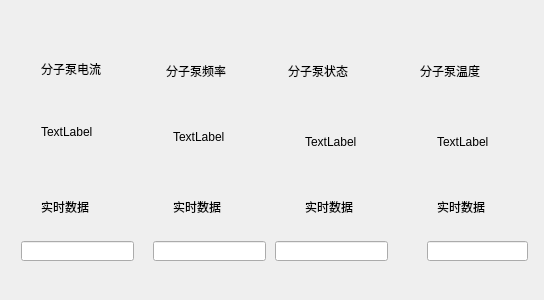
<?xml version="1.0" encoding="UTF-8"?>
<ui version="4.0">
 <class>test3Dialog</class>
 <widget class="QDialog" name="test3Dialog">
  <property name="geometry">
   <rect>
    <x>0</x>
    <y>0</y>
    <width>544</width>
    <height>300</height>
   </rect>
  </property>
  <property name="windowTitle">
   <string>分子泵</string>
  </property>
  <property name="windowIcon">
   <iconset resource="errordetection.qrc">
    <normaloff>:/images/images/timg.jpeg</normaloff>:/images/images/timg.jpeg</iconset>
  </property>
  <layout class="QGridLayout" name="gridLayout">
   <item row="0" column="0">
    <widget class="QWidget" name="widget" native="true">
     <widget class="QLabel" name="label_7">
      <property name="geometry">
       <rect>
        <x>30</x>
        <y>50</y>
        <width>81</width>
        <height>16</height>
       </rect>
      </property>
      <property name="text">
       <string>分子泵电流</string>
      </property>
     </widget>
     <widget class="QLabel" name="label_test31">
      <property name="geometry">
       <rect>
        <x>30</x>
        <y>90</y>
        <width>54</width>
        <height>61</height>
       </rect>
      </property>
      <property name="text">
       <string>TextLabel</string>
      </property>
     </widget>
     <widget class="QLabel" name="label_9">
      <property name="geometry">
       <rect>
        <x>30</x>
        <y>190</y>
        <width>54</width>
        <height>12</height>
       </rect>
      </property>
      <property name="text">
       <string>实时数据</string>
      </property>
     </widget>
     <widget class="QLineEdit" name="lineEdit_test31">
      <property name="geometry">
       <rect>
        <x>10</x>
        <y>230</y>
        <width>113</width>
        <height>20</height>
       </rect>
      </property>
      <property name="alignment">
       <set>Qt::AlignCenter</set>
      </property>
     </widget>
    </widget>
   </item>
   <item row="0" column="1">
    <widget class="QWidget" name="widget_2" native="true">
     <widget class="QLabel" name="label_10">
      <property name="geometry">
       <rect>
        <x>23</x>
        <y>50</y>
        <width>61</width>
        <height>20</height>
       </rect>
      </property>
      <property name="text">
       <string>分子泵频率</string>
      </property>
     </widget>
     <widget class="QLabel" name="label_test32">
      <property name="geometry">
       <rect>
        <x>30</x>
        <y>100</y>
        <width>54</width>
        <height>51</height>
       </rect>
      </property>
      <property name="text">
       <string>TextLabel</string>
      </property>
     </widget>
     <widget class="QLabel" name="label_18">
      <property name="geometry">
       <rect>
        <x>30</x>
        <y>190</y>
        <width>54</width>
        <height>12</height>
       </rect>
      </property>
      <property name="text">
       <string>实时数据</string>
      </property>
     </widget>
     <widget class="QLineEdit" name="lineEdit_test32">
      <property name="geometry">
       <rect>
        <x>10</x>
        <y>230</y>
        <width>113</width>
        <height>20</height>
       </rect>
      </property>
      <property name="alignment">
       <set>Qt::AlignCenter</set>
      </property>
      <property name="readOnly">
       <bool>true</bool>
      </property>
     </widget>
    </widget>
   </item>
   <item row="0" column="2">
    <widget class="QWidget" name="widget_3" native="true">
     <widget class="QLabel" name="label_19">
      <property name="geometry">
       <rect>
        <x>13</x>
        <y>50</y>
        <width>71</width>
        <height>20</height>
       </rect>
      </property>
      <property name="text">
       <string>分子泵状态</string>
      </property>
     </widget>
     <widget class="QLabel" name="label_test33">
      <property name="geometry">
       <rect>
        <x>30</x>
        <y>100</y>
        <width>54</width>
        <height>61</height>
       </rect>
      </property>
      <property name="text">
       <string>TextLabel</string>
      </property>
     </widget>
     <widget class="QLabel" name="label_27">
      <property name="geometry">
       <rect>
        <x>30</x>
        <y>190</y>
        <width>54</width>
        <height>12</height>
       </rect>
      </property>
      <property name="text">
       <string>实时数据</string>
      </property>
     </widget>
     <widget class="QLineEdit" name="lineEdit_test33">
      <property name="geometry">
       <rect>
        <x>0</x>
        <y>230</y>
        <width>113</width>
        <height>20</height>
       </rect>
      </property>
      <property name="alignment">
       <set>Qt::AlignCenter</set>
      </property>
      <property name="readOnly">
       <bool>true</bool>
      </property>
     </widget>
    </widget>
   </item>
   <item row="0" column="3">
    <widget class="QWidget" name="widget_4" native="true">
     <widget class="QLabel" name="label_28">
      <property name="geometry">
       <rect>
        <x>13</x>
        <y>50</y>
        <width>71</width>
        <height>20</height>
       </rect>
      </property>
      <property name="text">
       <string>分子泵温度</string>
      </property>
     </widget>
     <widget class="QLabel" name="label_test34">
      <property name="geometry">
       <rect>
        <x>30</x>
        <y>100</y>
        <width>54</width>
        <height>61</height>
       </rect>
      </property>
      <property name="text">
       <string>TextLabel</string>
      </property>
     </widget>
     <widget class="QLabel" name="label_30">
      <property name="geometry">
       <rect>
        <x>30</x>
        <y>190</y>
        <width>54</width>
        <height>12</height>
       </rect>
      </property>
      <property name="text">
       <string>实时数据</string>
      </property>
     </widget>
     <widget class="QLineEdit" name="lineEdit_test34">
      <property name="geometry">
       <rect>
        <x>20</x>
        <y>230</y>
        <width>101</width>
        <height>20</height>
       </rect>
      </property>
      <property name="alignment">
       <set>Qt::AlignCenter</set>
      </property>
      <property name="readOnly">
       <bool>true</bool>
      </property>
     </widget>
    </widget>
   </item>
  </layout>
 </widget>
 <resources>
  <include location="errordetection.qrc"/>
 </resources>
 <connections/>
</ui>
